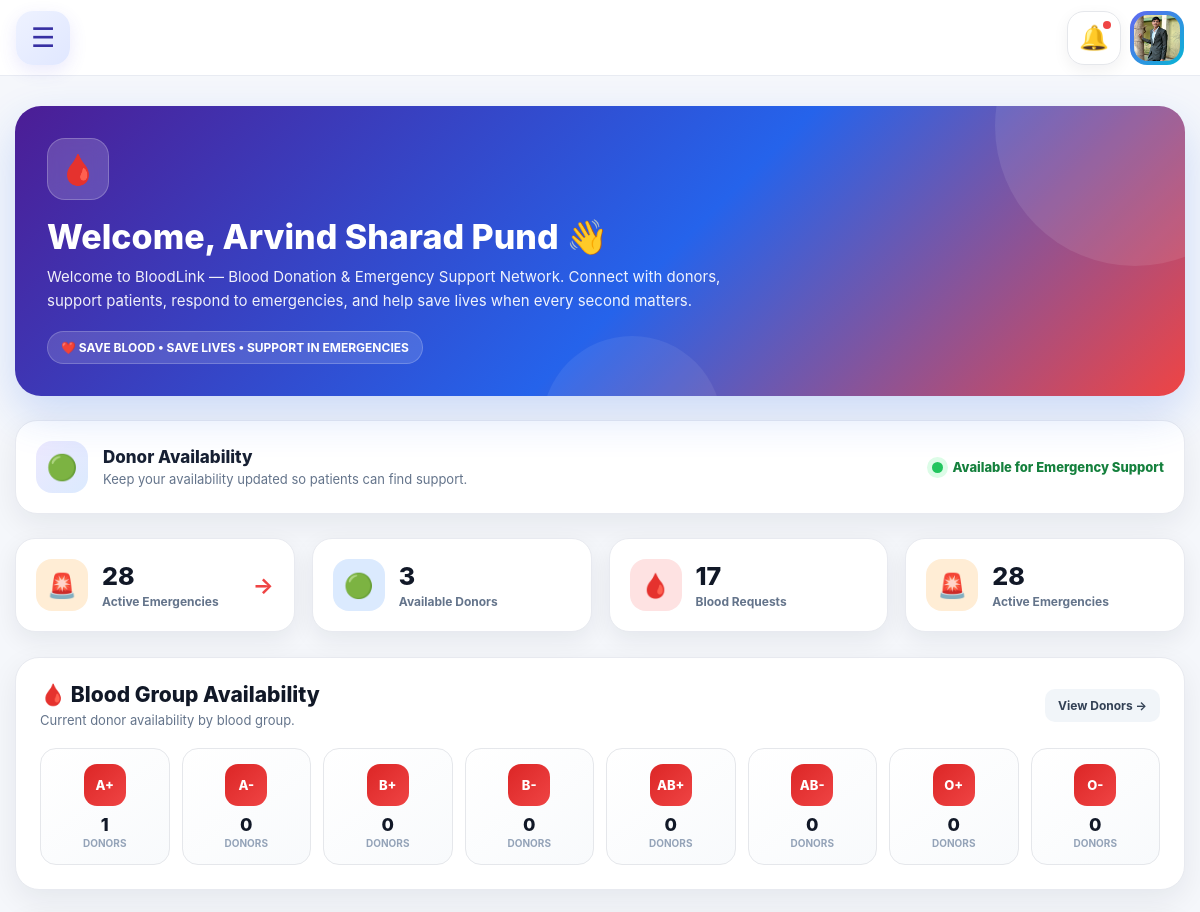
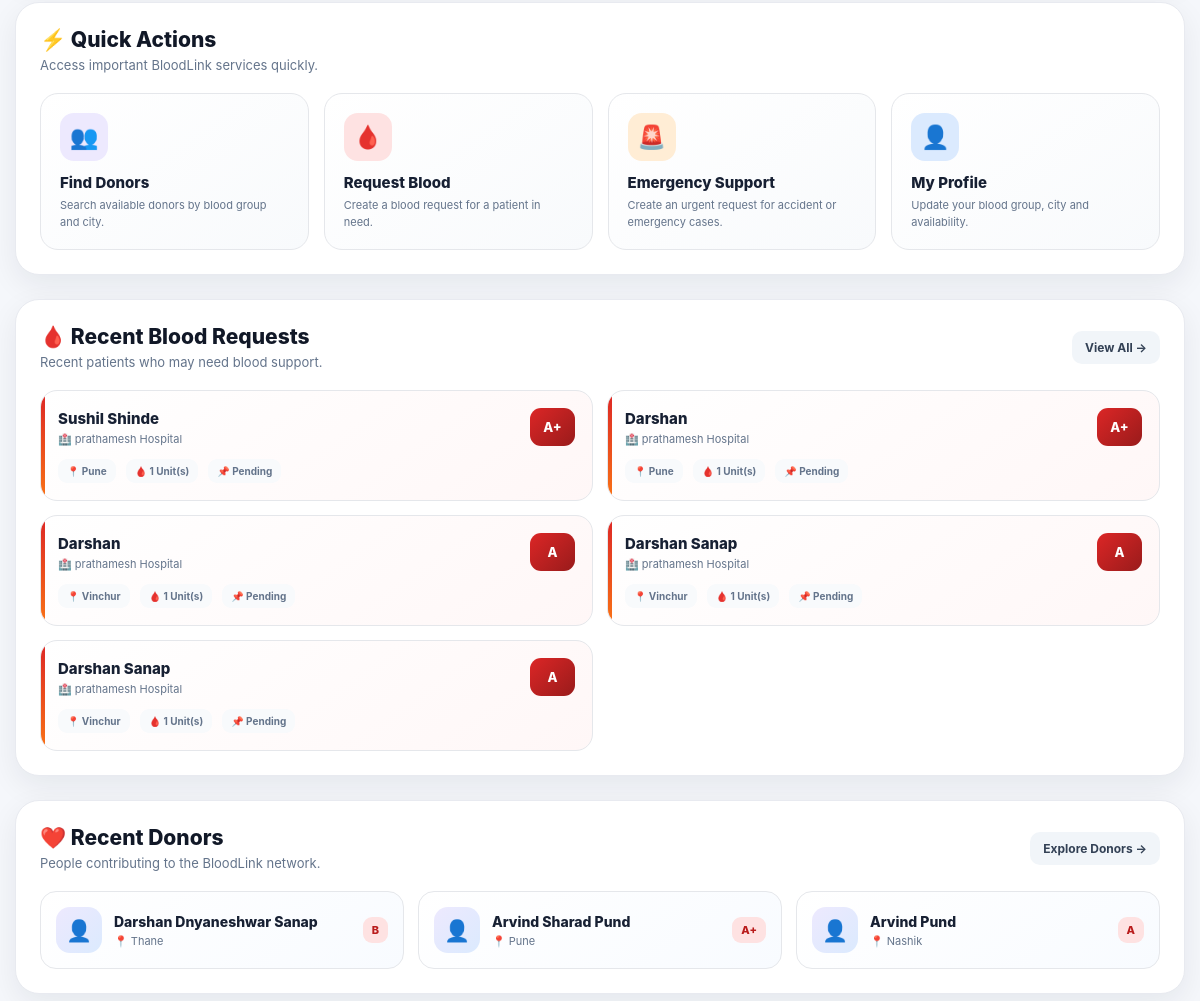
The app's page /dashboard/ (signed in, upper part), older data (2 pictures, top to bottom).
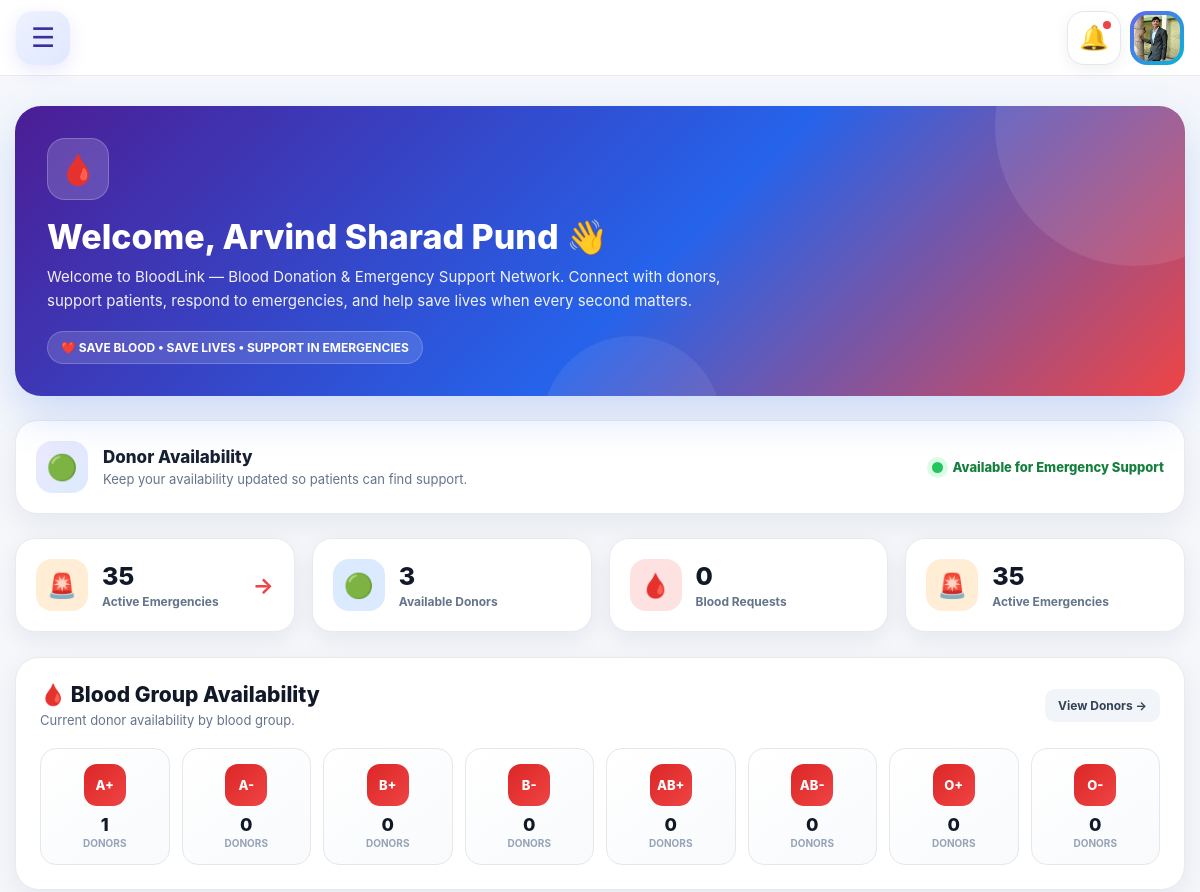
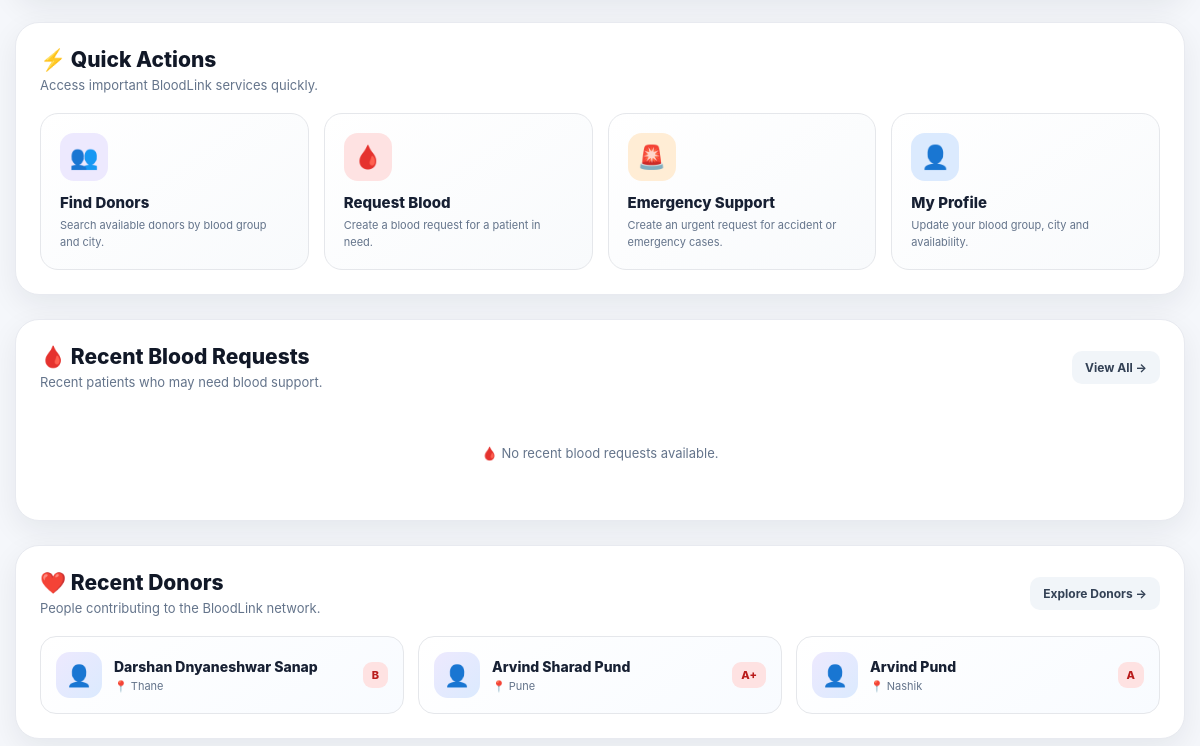
The same page, newer data (2 pictures, top to bottom).
### accounts/models.py (models this page shows, shortened)
class UserProfile(models.Model):
    user = models.OneToOneField(
        User,
        on_delete=models.CASCADE
    )
    full_name = models.CharField(
        max_length=100
    )
    blood_group = models.CharField(
        max_length=10
    )
    phone = models.CharField(
        max_length=15
    )
    city = models.CharField(
        max_length=100
    )
    photo = models.ImageField(
        upload_to="profile_photos/",
        blank=True,
        null=True
    )
    emergency_contact = models.CharField(
        max_length=15,
        blank=True
    )
    is_available = models.BooleanField(
        default=True
    )
    location = models.CharField(
        max_length=255,
        blank=True
    )
    donation_count = models.PositiveIntegerField(
        default=0
    )

class BloodRequest(models.Model):
    STATUS_CHOICES = [
        ("Pending", "Pending"),
        ("Fulfilled", "Fulfilled"),
    ]
    patient_name = models.CharField(
        max_length=100
    )
    blood_group = models.CharField(
        max_length=10
    )
    city = models.CharField(
        max_length=100
    )
    hospital = models.CharField(
        max_length=100
    )
    contact_number = models.CharField(
        max_length=15
    )
    location = models.CharField(
        max_length=255,
        blank=True
    )
    emergency_contact = models.CharField(
        max_length=15,
        blank=True
    )
    units_required = models.PositiveIntegerField(
        default=1
    )
    status = models.CharField(
        max_length=20,
        choices=STATUS_CHOICES,
        default="Pending"
    )

### accounts/views.py (the view)
# urls.py: path("dashboard/", views.dashboard, name="dashboard"),
@login_required
def dashboard(request):
    profile, created = UserProfile.objects.get_or_create(
        user=request.user
    )
    total_donors = UserProfile.objects.count()
    available_donors = UserProfile.objects.filter(
        is_available=True
    ).count()
    recent_donors = (
        UserProfile.objects
        .select_related("user")
        .order_by("-id")[:5]
    )
    total_requests = BloodRequest.objects.count()
    pending_requests = BloodRequest.objects.filter(
        status="Pending"
    ).count()
    fulfilled_requests = BloodRequest.objects.filter(
        status="Fulfilled"
    ).count()
    recent_requests = (
        BloodRequest.objects
        .order_by("-id")[:5]
    )
    blood_groups = [
        "A+",
        "A-",
        "B+",
        "B-",
        "AB+",
        "AB-",
        "O+",
        "O-",
    ]
    blood_group_stats = []
    for group in blood_groups:
        total = UserProfile.objects.filter(
            blood_group=group
        ).count()
        available = UserProfile.objects.filter(
            blood_group=group,
            is_available=True
        ).count()
        blood_group_stats.append(
            {
                "group": group,
                "count": total,
                "available": available,
            }
        )
    lives_saved = DonationCertificate.objects.count()
    active_emergencies = EmergencyRequest.objects.filter(
        status="ACTIVE"
    ).count()
    context = {
        "profile": profile,
        "total_donors": total_donors,
        "available_donors": available_donors,
        "total_requests": total_requests,
        "pending_requests": pending_requests,
        "fulfilled_requests": fulfilled_requests,
        "lives_saved": lives_saved,
        "blood_group_stats": blood_group_stats,
        "recent_requests": recent_requests,
        "recent_donors": recent_donors,
        "active_emergencies": active_emergencies,
    }
    return render(
        request,
        "accounts/dashboard.html",
        context
    )

### templates/accounts/dashboard.html (shortened to what this page needs)
{% extends "base.html" %}
{% block content %}
<div class="dashboard-page">
    <section class="dashboard-hero">
        <div class="hero-content">
            <div class="hero-icon">
                🩸
            </div>
            <h1>
                Welcome, {{ user.userprofile.full_name|default:user.username }} 👋
            </h1>
            <p>
                Welcome to BloodLink — Blood Donation & Emergency Support Network.
                Connect with donors, support patients, respond to emergencies,
                and help save lives when every second matters.
            </p>
            <div class="hero-badge">
                ❤️ SAVE BLOOD • SAVE LIVES • SUPPORT IN EMERGENCIES
            </div>
        </div>
    </section>
    <section class="availability-card">
        <div class="availability-left">
            <div class="availability-icon">
                🟢
            </div>
            <div>
                <h3>
                    Donor Availability
                </h3>
                <p>
                    Keep your availability updated so patients can find support.
                </p>
            </div>
        </div>
        <div class="availability-status">
            <span class="status-dot"></span>
            <span class="status-text">
                Available for Emergency Support
            </span>
        </div>
    </section>
    <section class="dashboard-stats">
        <a href="{% url 'active_emergency_list' %}" class="stat-card emergency-stat-card">
    <div class="stat-icon stat-orange">
        🚨
    </div>
    <div class="stat-info">
        <h3>
            {{ active_emergencies|default:"0" }}
        </h3>
        <span>
            Active Emergencies</span>
    </div>
    <div class="emergency-arrow">
        →
    </div>
</a>
        <div class="stat-card">
            <div class="stat-icon stat-blue">
                🟢
            </div>
            <div class="stat-info">
                <h3>
                    {{ available_donors|default:"0" }}
                </h3>
                <span>
                    Available Donors
                </span>
            </div>
        </div>
        <div class="stat-card">
            <div class="stat-icon stat-red">
                🩸
            </div>
            <div class="stat-info">
                <h3>
                    {{ total_requests|default:"0" }}
                </h3>
                <span>
                    Blood Requests
                </span>
            </div>
        </div>
        <div class="stat-card">
            <div class="stat-icon stat-orange">
                🚨
            </div>
            <div class="stat-info">
                <h3>
                    {{ active_emergencies|default:"0" }}
                </h3>
                <span>
                    Active Emergencies
                </span>
            </div>
        </div>
    </section>
    <section class="dashboard-card">
        <div class="section-heading">
            <div class="section-heading-left">
                <h2>
                    🩸 Blood Group Availability
                </h2>
                <p>
                    Current donor availability by blood group.
                </p>
            </div>
            <a
                href="{% url 'donor_list' %}"
                class="section-link"
            >
                View Donors →
            </a>
        </div>
       <div class="blood-group-grid">
    {% for item in blood_group_stats %}
        <div class="blood-group-card">
            <div class="blood-group">
                {{ item.group }}
            </div>
            <div class="blood-count">
                {{ item.count|default:"0" }}
            </div>
            <span class="blood-label">
                DONORS
            </span>
        </div>
    {% endfor %}
</div>
    </section>
    <section class="dashboard-card">
        <div class="section-heading">
            <div class="section-heading-left">
                <h2>
                    ⚡ Quick Actions
                </h2>
                <p>
                    Access important BloodLink services quickly.
                </p>
            </div>
        </div>
        <div class="quick-actions">
            <a
                href="{% url 'donor_list' %}"
                class="quick-action"
            >
                <div class="quick-icon">
                    👥
                </div>
                <h3>
                    Find Donors
                </h3>
                <p>
                    Search available donors by blood group and city.
                </p>
            </a>
            <a
                href="{% url 'request_blood' %}"
                class="quick-action"
            >
                <div class="quick-icon">
                    🩸
                </div>
                <h3>
                    Request Blood
                </h3>
                <p>
                    Create a blood request for a patient in need.
                </p>
            </a>
            <a
                href="{% url 'emergency_request' %}"
                class="quick-action"
            >
                <div class="quick-icon">
                    🚨
                </div>
                <h3>
                    Emergency Support
                </h3>
                <p>
                    Create an urgent request for accident or emergency cases.
                </p>
            </a>
            <a
                href="{% url 'profile' %}"
                class="quick-action"
            >
                <div class="quick-icon">
                    👤
                </div>
                <h3>
                    My Profile
                </h3>
                <p>
                    Update your blood group, city and availability.
                </p>
            </a>
        </div>
    </section>
    <section class="dashboard-card">
        <div class="section-heading">
            <div class="section-heading-left">
                <h2>
                    🩸 Recent Blood Requests
                </h2>
                <p>
                    Recent patients who may need blood support.
                </p>
            </div>
            <a
                href="{% url 'blood_request_list' %}"
                class="section-link"
            >
                View All →
            </a>
        </div>
        <div class="request-list">
            {% for request in recent_requests %}
                <div class="request-card">
                    <div class="request-card-top">
                        <div>
                            <div class="request-patient">
                                {{ request.patient_name }}
                            </div>
                            <div class="request-hospital">
                                🏥 {{ request.hospital }}
                            </div>
                        </div>
                        <div class="request-blood">
                            {{ request.blood_group }}
                        </div>
                    </div>
                    <div class="request-meta">
                        <span>
                            📍 {{ request.city }}
                        </span>
                        <span>
                            🩸 {{ request.units_required }} Unit(s)
                        </span>
                        <span>
                            📌 {{ request.status }}
                        </span>
                    </div>
                </div>
            {% empty %}
                <div style="
                    grid-column:1/-1;
                    text-align:center;
                    padding:35px 20px;
                    color:#64748b;
                    font-size:13px;
                ">
                    🩸 No recent blood requests available.
                </div>
            {% endfor %}
        </div>
    </section>
    <section class="dashboard-card">
        <div class="section-heading">
            <div class="section-heading-left">
                <h2>
                    ❤️ Recent Donors
                </h2>
                <p>
                    People contributing to the BloodLink network.
                </p>
            </div>
            <a
                href="{% url 'donor_list' %}"
                class="section-link"
            >
                Explore Donors →
            </a>
        </div>
        <div class="donor-list">
            {% for donor in recent_donors %}
                <div class="donor-card">
                    <div class="donor-avatar">
                        👤
                    </div>
                    <div class="donor-info">
                        <h3>
                            {{ donor.full_name }}
                        </h3>
                        <p>
                            📍 {{ donor.city }}
                        </p>
                    </div>
                    <div class="donor-blood">
                        {{ donor.blood_group }}
                    </div>
                </div>
            {% endfor %}
        </div>
    </section>
</div>
{% endblock %}

### templates/base.html (shortened to what this page needs)
{% load static %}
<!DOCTYPE html>
<html lang="en">
<head>
</head>
<body class="{% block body_class %}{% endblock %}">
<div class="bl-app">
    <main class="bl-main">
        <header class="bl-topbar">
            <div class="bl-top-left">
                <button
                    type="button"
                    class="bl-mobile-menu"
                    id="blMobileMenu"
                    aria-label="Open menu"
                >
                    ☰
                </button>
            </div>
            <div class="bl-top-right">
                <a
                    href="/notifications/"
                    class="bl-notification"
                    title="Notifications"
                >
                    🔔
                    <span
                        class="bl-notification-dot"
                    ></span>
                </a>
                <a
                    href="{% if request.user.is_authenticated %}/profile/{% else %}/login/{% endif %}"
                    class="bl-user-chip"
                >
                    <div class="bl-user-avatar">
                        {% if request.user.is_authenticated %}
                            {% if request.user.userprofile.photo %}
                                <img
                                    src="{{ request.user.userprofile.photo.url }}"
                                    alt="Profile"
                                >
                            {% else %}
                                {{ request.user.username|first|upper }}
                            {% endif %}
                        {% else %}
                            👤
                        {% endif %}
                    </div>
                </a>
            </div>
        </header>
        <section class="bl-content">
            {% block content %}{% endblock %}
        </section>
    </main>
</div>
</body>
</html>

Row changes from the older to the newer data that the page shows:
removed BloodRequest: patient_name "Sushil Shinde", hospital "prathamesh Hospital", blood_group "A+", city "Pune", units_required "1", status "Pending"
removed BloodRequest: patient_name "Darshan", hospital "prathamesh Hospital", blood_group "A+", city "Pune", units_required "1", status "Pending"
removed BloodRequest: patient_name "Darshan", hospital "prathamesh Hospital", blood_group "A", city "Vinchur", units_required "1", status "Pending"
removed BloodRequest: patient_name "Darshan Sanap", hospital "prathamesh Hospital", blood_group "A", city "Vinchur", units_required "1", status "Pending"
removed BloodRequest: patient_name "Darshan Sanap", hospital "prathamesh Hospital", blood_group "A", city "Vinchur", units_required "1", status "Pending"
Text that changed along with them:
{{ active_emergencies|default:"0" }}: "28" → "35"
{{ total_requests|default:"0" }}: "17" → "0"
text now shown: "🩸 No recent blood requests available."
